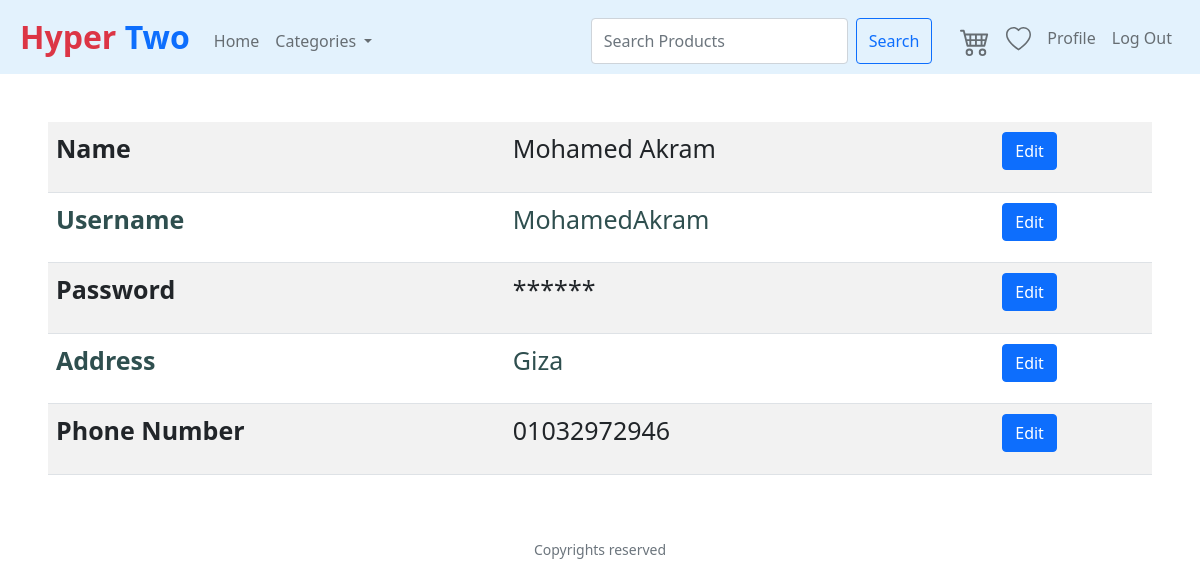
Page /edituserinfo (signed in) on the committed database.
### tables this page shows
CREATE TABLE Customer (CustomerID INTEGER PRIMARY KEY AUTOINCREMENT UNIQUE NOT NULL, Username VARCHAR (300) NOT NULL UNIQUE, Password VARCHAR (300) NOT NULL, FirstName VARCHAR (300) NOT NULL, LastName VARCHAR (300) NOT NULL, Address VARCHAR (500), PhoneNumber VARCHAR (20), RegisterationCode VARCHAR (30) UNIQUE, CodeShares INT, PromoCode VARCHAR (300), VoucherValue INT);

### application.py (the view)
@app.route("/edituserinfo", methods=["GET", "POST"])
@login_required
def edituserinfo():
    categories=GetCategories()
    rows = db.execute("SELECT * FROM Customer WHERE CustomerID = :id",
                         id=session["user_id"])
    if request.method == "POST":
        if not request.form.get("password"):
            return apology("Please Enter your password")
        if len(rows) != 1 or not check_password_hash(rows[0]["Password"], request.form.get("password")):
            return apology("Wrong password")
        if request.form.get("uname"):
            query = db.execute("SELECT * from Customer WHERE Username= :username", username=request.form.get("uname"))
            if len(query) != 0:
                return apology("Username Already Exists")
            query = db.execute("UPDATE Customer SET Username= :username WHERE CustomerID= :id",username=request.form.get("uname"), id=session["user_id"])
            return redirect("/edituserinfo")
        if request.form.get("fname") and request.form.get("lname"):
            query = db.execute("UPDATE Customer SET FirstName = :fname, LastName = :lname WHERE CustomerID= :id",fname=request.form.get("fname"),lname=request.form.get("lname"), id=session["user_id"])
            return redirect("/edituserinfo")
        if request.form.get("newpassword") and request.form.get("confirmpassword"):
            if not (request.form.get("newpassword")==request.form.get("confirmpassword")):
                return apology("password doesn't match")
            password = request.form.get("newpassword")
            hashed = generate_password_hash(password, method='sha256', salt_length=8)
            query = db.execute("UPDATE Customer SET Password= :password WHERE CustomerID= :id",password=hashed, id=session["user_id"])
            return redirect("/edituserinfo")
        if request.form.get("address"):
            query = db.execute("UPDATE Customer SET Address = :address WHERE CustomerID= :id",address=request.form.get("address"), id=session["user_id"])
            return redirect("/edituserinfo")
        if request.form.get("phone"):
            if not request.form.get("phone").isnumeric():
                return apology("Phone Number is not valid")
            query = db.execute("UPDATE Customer SET PhoneNumber = :phone WHERE CustomerID= :id",phone=request.form.get("phone"), id=session["user_id"])
            return redirect("/edituserinfo")
        return apology("Please fill the whole form")
    else:
        return render_template("edituserinfo.html", categories=categories, row=rows[0])

### application.py (called while the page is built)
@app.after_request
def after_request(response):
    response.headers["Cache-Control"] = "no-cache, no-store, must-revalidate"
    response.headers["Expires"] = 0
    response.headers["Pragma"] = "no-cache"
    return response

def GetCategories():
    categories=db.execute("Select * from Categories order by CategoryName")
    today = date.today()
    saleproducts = db.execute("SELECT * FROM In_Sale_Products")
    for product in saleproducts:
        prodid=product["ProductID"]
        productdate = product["SaleEndDate"].split("-")
        productdate = date(int(productdate[0]),int(productdate[1]),int(productdate[2]))
        if productdate < today:
            query = db.execute("DELETE FROM In_Sale_Products WHERE ProductID= :prodid",prodid=prodid)
    return categories

### helpers.py (called while the page is built)
def login_required(f):
    @wraps(f)
    def decorated_function(*args, **kwargs):
        if session.get("user_id") is None:
            return redirect("/login")
        return f(*args, **kwargs)
    return decorated_function

### templates/edituserinfo.html (shortened to what this page needs)
{% extends "layout.html" %}
{% block main %}
<table class = "table table-striped">
    <tr>
        <td> <p style="font-weight: bold;">Name</p> </td>
        <td> {{row.FirstName}} {{row.LastName}} </td>
        <td> <button class="btn btn-primary" type="button" data-bs-toggle="collapse" data-bs-target="#editname" aria-expanded="false" aria-controls="editname" onclick=collapsetherest("editname")>Edit</button> </td>
    </tr>
    <tr>
        <td> <p style="font-weight: bold;">Username</p> </td>
        <td> {{row.Username}} </td>
        <td> <button class="btn btn-primary" type="button" data-bs-toggle="collapse" data-bs-target="#username" aria-expanded="false" aria-controls="username" onclick=collapsetherest("username")>Edit</button> </td>
    </tr>
    <tr>
        <td> <p style="font-weight: bold;">Password</p> </td>
        <td> ****** </td>
        <td> <button class="btn btn-primary" type="button" data-bs-toggle="collapse" data-bs-target="#password" aria-expanded="false" aria-controls="password" onclick=collapsetherest("password")>Edit</button> </td>
    </tr>
    <tr>
        <td> <p style="font-weight: bold;">Address</p> </td>
        <td> {{row.Address}} </td>
        <td> <button class="btn btn-primary" type="button" data-bs-toggle="collapse" data-bs-target="#address" aria-expanded="false" aria-controls="address" onclick=collapsetherest("address")>Edit</button> </td>
    </tr>
    <tr>
        <td> <p style="font-weight: bold;">Phone Number</p> </td>
        <td> {{row.PhoneNumber}} </td>
        <td> <button class="btn btn-primary" type="button" data-bs-toggle="collapse" data-bs-target="#phone" aria-expanded="false" aria-controls="phone" onclick=collapsetherest("phone")>Edit</button> </td>
    </tr>
 </table>
{% endblock %}

### static/styles.css (style rules this page uses)
body { perspective: 1000px; transform-style: preserve-3d; }
main button { background-color: #537fbe; text-align: left; }

### rows in the picture
Customer: FirstName "Mohamed", LastName "Akram", Username "MohamedAkram", Address "Giza", PhoneNumber "01032972946"
